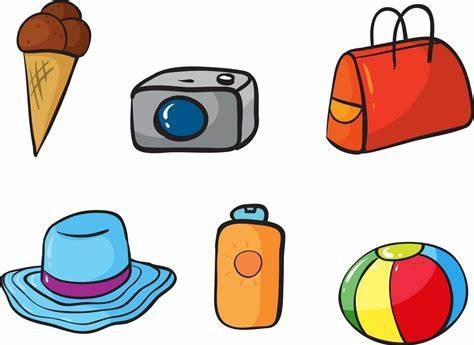
#> input picture opencv/resources/objects.jpg, 474 x 345 px
$ jupyter execute corner_detection.ipynb
#> lines starting #> are read from the running program, lines starting #| are printed output that depends on the picture; after the words box and inside, x2 and y2 are one past the last pixel; in counts of white or black regions, pixels touching at a corner belong together
### Harris Corner Detection

[cell 1]
import cv2 as cv
import numpy as np

[cell 2]
img = cv.imread('resources/objects.jpg')
#> img is the input picture: shape (345, 474, 3); mean B, G, R 191.7, 198.1, 213.1
gray = cv.cvtColor(img, cv.COLOR_BGR2GRAY)
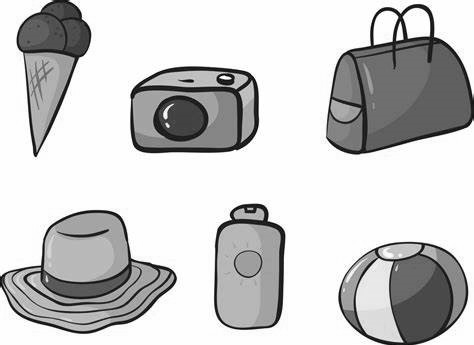
#> gray: shape (345, 474); min 0, max 255, mean 201.9
cv.imshow('Shapes',img)
cv.imshow('Gray',gray)
cv.waitKey(0)
cv.destroyAllWindows()

[cell 3]
gray = np.float32(gray)

[cell 4]
res = cv.cornerHarris(gray,2,3,0.04)
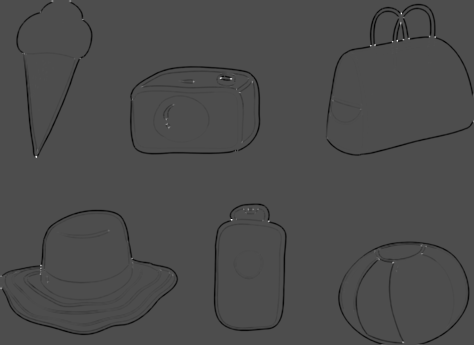
#> res: shape (345, 474) float32; min -86185752, max 196045216, mean -1837905.6; drawn with min black and max white
img[res>0.01*res.max()]=[0,0,255]
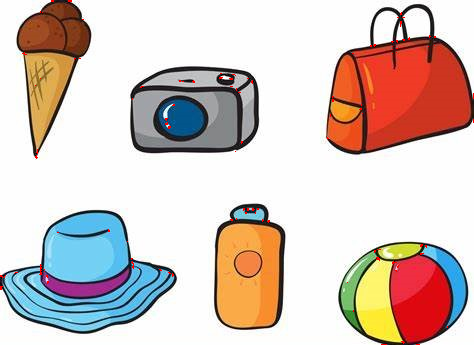
#> img: shape (345, 474, 3); 0.27% of pixels changed, all inside (x1, y1, x2, y2) = (0, 0, 474, 345)
cv.imshow('Harris Corners',img)
cv.waitKey(0)
cv.destroyAllWindows()

### Shi-Tomasi Corner Detector

[cell 5]
img = cv.imread('resources/objects.jpg')
corners = cv.goodFeaturesToTrack(gray,100,0.01,10)
#> corners = 100 rows, first 8: [397, 39], [35, 156], [231, 219], [374, 44], [392, 262], [400, 12], [220, 77], [268, 220]
corners = np.int64(corners)

[cell 6]
for i in corners:
    x,y = i.ravel()
    cv.circle(img,(x,y),3,255,-1)
#> this loop made 100 passes
#> (x, y) on passes 1 to 12: (397, 39), (35, 156), (231, 219), (374, 44), (392, 262), (400, 12), (220, 77), (268, 220), (230, 78), (402, 341), (408, 37), (434, 36)
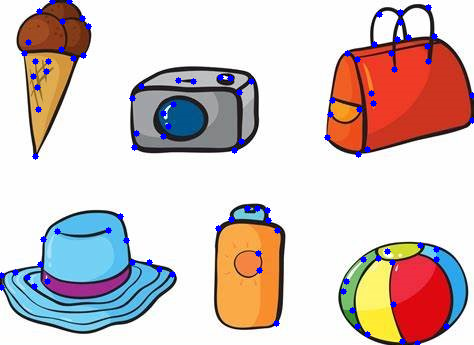
#> img: shape (345, 474, 3); 1.75% of pixels changed, all inside (x1, y1, x2, y2) = (0, 0, 474, 345)

cv.imshow('Corners',img)
cv.waitKey(0)
cv.destroyAllWindows()

$ run again, with opencv/resources/apple.jpg copied over opencv/resources/objects.jpg
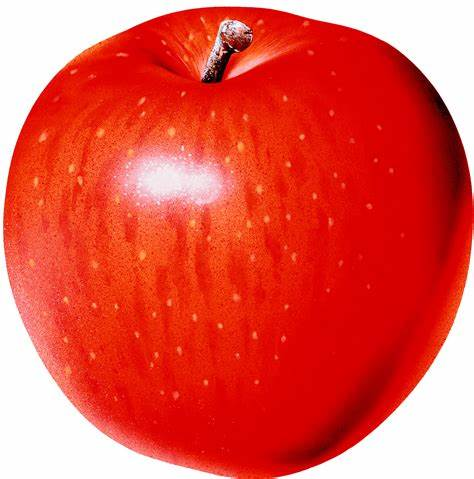
#> input picture opencv/resources/apple.jpg, 474 x 479 px
#> img is the input picture: shape (479, 474, 3); mean B, G, R 72.3, 83.8, 229
#> `img[res>0.01*res.max()]=[0,0,255]`:
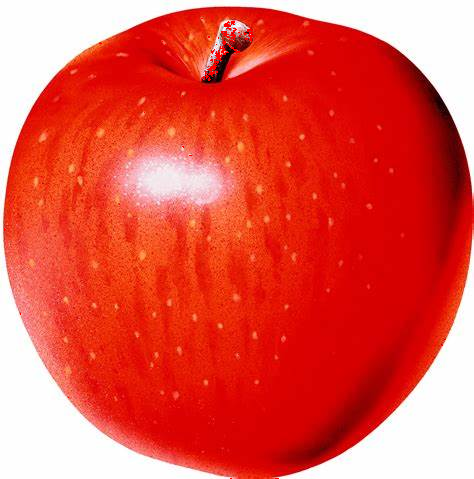
#> img: shape (479, 474, 3); 0.21% of pixels changed, all inside (x1, y1, x2, y2) = (4, 18, 446, 479)
#> corners = 100 rows, first 8: [218, 54], [234, 49], [249, 28], [221, 32], [214, 66], [223, 43], [232, 21], [233, 32]
#> the loop `for i in corners:` made 100 passes
#> after the loop `for i in corners:`:
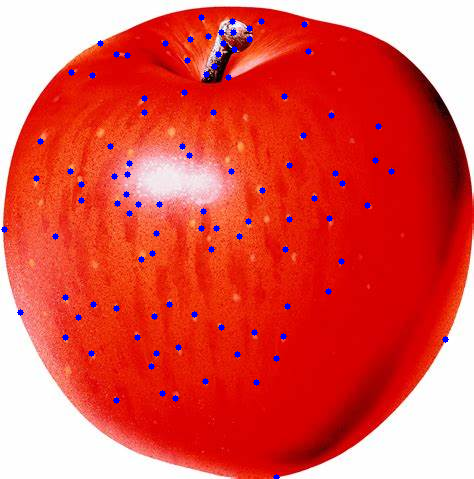
#> img: shape (479, 474, 3); 1.27% of pixels changed, all inside (x1, y1, x2, y2) = (1, 14, 449, 479)
